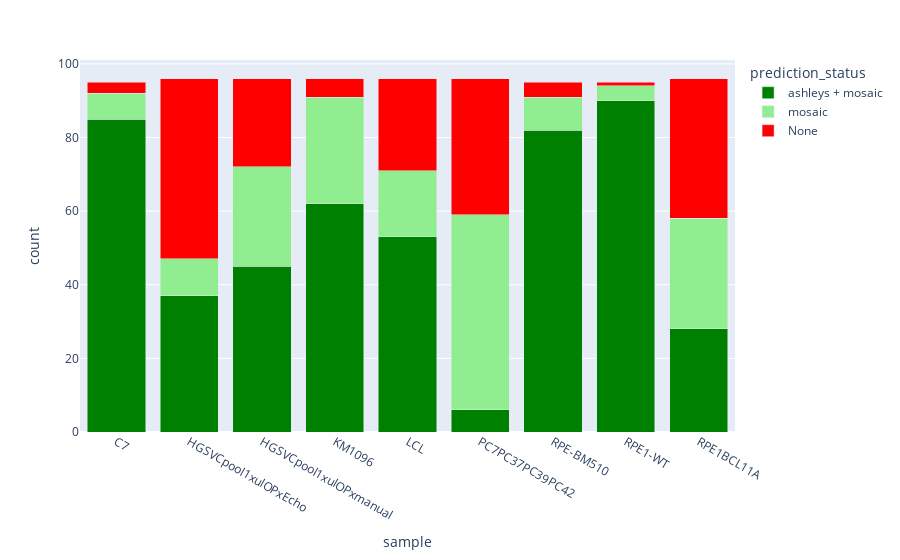

Here is the notebook cell this chart was saved with:
### Code cell
px.bar(barplot_df_mosaic, x="sample", y="count", color="prediction_status", barmode="stack", color_discrete_map={"ashleys + mosaic" : "green", "mosaic" : "lightgreen", "None" : "red"})

### Figure 1 — Plotly figure (JSON) as saved in the notebook; plotly's stock layout.template omitted (floating-point values rounded to 4 significant figures)
{"data": [{"alignmentgroup": "True", "hovertemplate": "prediction_status=ashleys + mosaic<br>sample=%{x}<br>count=%{y}<extra></extra>", "legendgroup": "ashleys + mosaic", "marker": {"color": "green", "pattern": {"shape": ""}}, "name": "ashleys + mosaic", "offsetgroup": "ashleys + mosaic", "orientation": "v", "showlegend": true, "textposition": "auto", "type": "bar", "x": ["C7", "HGSVCpool1xulOPxEcho", "HGSVCpool1xulOPxmanual", "KM1096", "LCL", "PC7PC37PC39PC42", "RPE-BM510", "RPE1-WT", "RPE1BCL11A"], "xaxis": "x", "y": [85, 37, 45, 62, 53, 6, 82, 90, 28], "yaxis": "y"}, {"alignmentgroup": "True", "hovertemplate": "prediction_status=mosaic<br>sample=%{x}<br>count=%{y}<extra></extra>", "legendgroup": "mosaic", "marker": {"color": "lightgreen", "pattern": {"shape": ""}}, "name": "mosaic", "offsetgroup": "mosaic", "orientation": "v", "showlegend": true, "textposition": "auto", "type": "bar", "x": ["C7", "HGSVCpool1xulOPxEcho", "HGSVCpool1xulOPxmanual", "KM1096", "LCL", "PC7PC37PC39PC42", "RPE-BM510", "RPE1-WT", "RPE1BCL11A"], "xaxis": "x", "y": [7, 10, 27, 29, 18, 53, 9, 4, 30], "yaxis": "y"}, {"alignmentgroup": "True", "hovertemplate": "prediction_status=None<br>sample=%{x}<br>count=%{y}<extra></extra>", "legendgroup": "None", "marker": {"color": "red", "pattern": {"shape": ""}}, "name": "None", "offsetgroup": "None", "orientation": "v", "showlegend": true, "textposition": "auto", "type": "bar", "x": ["C7", "HGSVCpool1xulOPxEcho", "HGSVCpool1xulOPxmanual", "KM1096", "LCL", "PC7PC37PC39PC42", "RPE-BM510", "RPE1-WT", "RPE1BCL11A"], "xaxis": "x", "y": [3, 49, 24, 5, 25, 37, 4, 1, 38], "yaxis": "y"}], "layout": {"barmode": "stack", "legend": {"title": {"text": "prediction_status"}, "tracegroupgap": 0}, "margin": {"t": 60}, "xaxis": {"anchor": "y", "domain": [0, 1], "title": {"text": "sample"}}, "yaxis": {"anchor": "x", "domain": [0, 1], "title": {"text": "count"}}}}
